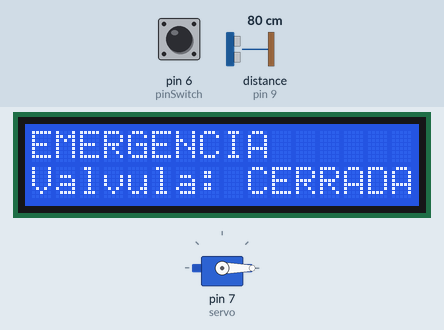
Bench run of a program on a simulated Arduino Uno, built with avr-gcc and run on an emulated ATmega328P. Parts: 16×2 character LCD, servo. The test bench sets the inputs (shaded band); at power-on: pin 6 (pinSwitch) LOW, distance to the obstacle (sensor on pin 9) 80 cm. The echo pulse lasts 58.3 µs per cm.

Above: at 2.7 s.
2.8 s: pin 6 (pinSwitch) pulled HIGH for 0.6 s
At 3.85 s:
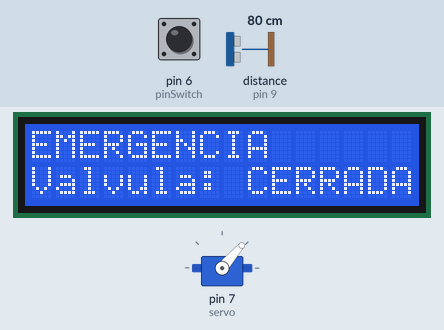
At 4.8 s:
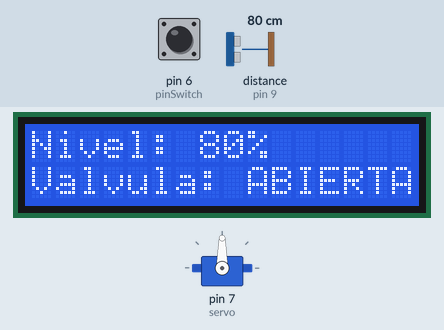
5.8 s: pin 6 (pinSwitch) pulled HIGH for 3.2 s
11.9 s: pin 6 (pinSwitch) pulled HIGH for 1 s
At 12.58 s:
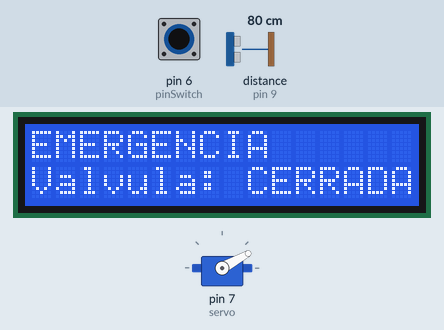
Timing chart, 0 to 16.9 s (numbered marks = the images above; inputs shaded):
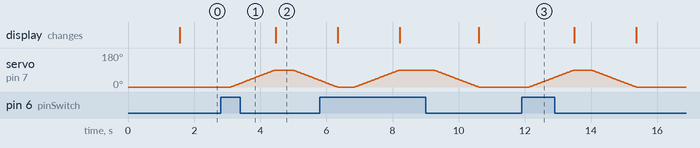

Measured:
- after the input at 2.8 s, servo on pin 7 (servo): rises from 0° to 90° in 1.4 s, then falls to 35° in 1.3 s
- after the input at 11.9 s, servo on pin 7 (servo): rises from 0° to 90° in 1.4 s, then falls to 0° in 1.9 s

The program:

main.cpp
```cpp
#include <Arduino.h>
#include <LiquidCrystal.h>
#include <Servo.h>

// Pines de LCD 16x2
int rs = 12;
int e = 11;
int d4 = 5;
int d5 = 4;
int d6 = 3;
int d7 = 2;

// Pines del sensor ultrasónico
int trig = 8;
int echo = 9;

// Pin del servo
int servo = 7;

// Pin del switch
int pinSwitch = 6;

// Variables
bool valvulaAbierta = false;
bool emergencia = false;
int alturaTanque = 400;

// Objetos
LiquidCrystal lcd(rs, e, d4, d5, d6, d7);
Servo servoMotor;

void setup() {
    // LCD
    lcd.begin(16, 2);

    // Servo
    servoMotor.attach(servo);
    servoMotor.write(0);

    // Sensor ultrasónico
    pinMode(trig, OUTPUT);
    pinMode(echo, INPUT);
    digitalWrite(trig, LOW);

    // Switch
    pinMode(pinSwitch, INPUT_PULLUP);

    // Mensaje inicial
    lcd.setCursor(0, 0);
    lcd.print("Iniciando...");
    delay(1500);
    lcd.clear();
}

void abrirValvula() {
    for (int angulo = 0; angulo <= 90; angulo++) {
        servoMotor.write(angulo);
        delay(15);
    }

    valvulaAbierta = true;
}

void cerrarValvula() {
    for (int angulo = 90; angulo >= 0; angulo--) {
        servoMotor.write(angulo);
        delay(15);
    }

    valvulaAbierta = false;
}

float medirDistancia() {
    digitalWrite(trig, HIGH);
    delayMicroseconds(10);
    digitalWrite(trig, LOW);

    long duracion = pulseIn(echo, HIGH);
    float distancia = duracion * 0.0343 / 2;
    return distancia;
}

void loop() {
    // Comprobar el estado del switch
    if (digitalRead(pinSwitch) == LOW) {
        emergencia = true;
    } else {
        emergencia = false;
    }

    if (emergencia) {
        // Cerrar la válvula
        if (valvulaAbierta) {
            cerrarValvula();
        }
        // Mostrar emergencia
        lcd.setCursor(0, 0);
        lcd.print("EMERGENCIA      ");
        lcd.setCursor(0, 1);
        lcd.print("Valvula: CERRADA");
        delay(500);
        return;
    }

    float distancia = medirDistancia();
    int porcentaje = map(distancia, alturaTanque, 0, 0, 100);

    if (porcentaje < 90 && !valvulaAbierta) {
        abrirValvula();
    } else if (porcentaje >= 90 && valvulaAbierta) {
        cerrarValvula();
    }

    lcd.setCursor(0, 0);
    lcd.print("Nivel: ");
    lcd.print(porcentaje);
    lcd.print("%   ");

    lcd.setCursor(0, 1);
    if (valvulaAbierta) {
        lcd.print("Valvula: ABIERTA");
    } else {
        lcd.print("Valvula: CERRADA");
    }
    delay(500);
}
```
